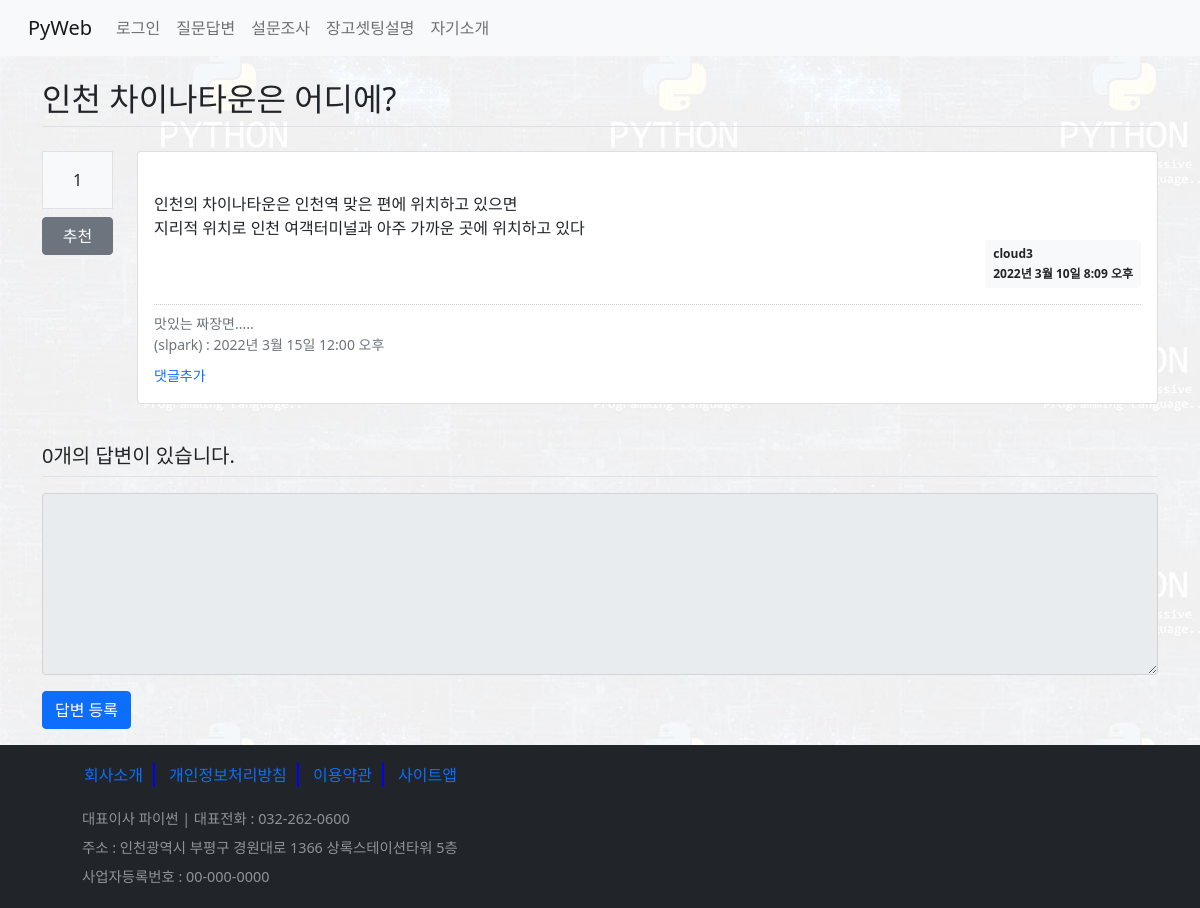
Before: /board/25/ with the older database file.
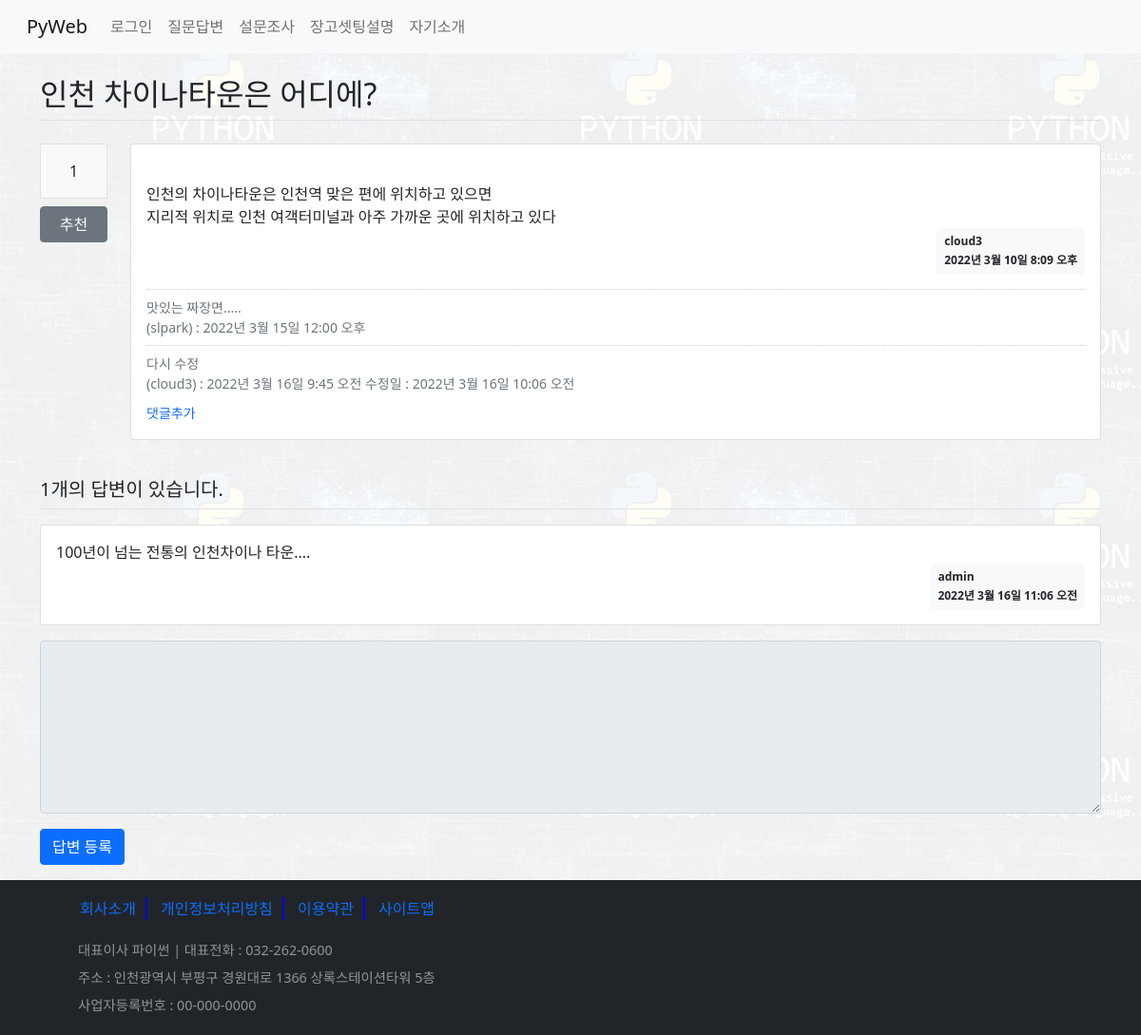
After: the same page with the newer database file.
### board/models.py (models this page shows, shortened)
class Comment(models.Model):
    content = models.TextField()    # 댓글 내용
    create_date = models.DateTimeField()   # 댓글 작성일
    modify_date = models.DateTimeField(null=True, blank=True)   # 댓글 수정일
    author = models.ForeignKey(User, on_delete=models.CASCADE)  # 외래키 - 댓글 글쓴이
    question = models.ForeignKey(Question, null=True, blank=True,
                                 on_delete=models.CASCADE)  # 댓글이 달린 질문
    answer = models.ForeignKey(Answer, null=True, blank=True,
                               on_delete=models.CASCADE)  # 댓글이 달린 답변

class Question(models.Model):
    subject = models.CharField(max_length=200)
    content = models.TextField()
    create_date = models.DateTimeField()  # not null
    modify_date = models.DateTimeField(null=True, blank=True)  # null 허용 blank 폼테이터 null
    author = models.ForeignKey(User, on_delete=models.CASCADE, related_name='author_question')
    voter = models.ManyToManyField(User, related_name='voter_question')  # 추천수 - 다대다 관계

class Answer(models.Model):
    content = models.TextField()
    create_date = models.DateTimeField()
    modify_date = models.DateTimeField(null=True, blank=True)
    question = models.ForeignKey(Question, on_delete=models.CASCADE)
    author = models.ForeignKey(User, on_delete=models.CASCADE)

### board/views/base_views.py (the view)
# urls.py: path('<int:question_id>/', base_views.detail, name='detail'), #127.0.0.1:8000/board/1/
def detail(request, question_id):
    question = get_object_or_404(Question, pk=question_id)  #url경로 오류 처리
    context = {'question': question}
    return render(request, 'board/detail.html', context)

### templates/board/detail.html (shortened to what this page needs)
{% extends 'base.html' %}
{% block content %}
    <div class="container my-3">
       <h2 class="border-bottom py-2">{{ question.subject }}</h2>
        <div class="row">
            <div class="col-1 my-3">
                <div class="bg-light text-center border p-3 font-weigh-bolder">
{{ question.voter.count }}
                </div>
                <a href="#" data-uri = "{% url 'board:vote_question' question.id %}"
                   class="recommend btn btn-secondary btn-block my-2">추천</a>
            </div>
            <div class="col-11">
            <div class="card my-3">
                <div class="card-body">
                    <div class="card-text" style="white-space:pre-line">
                        {{ question.content }}
                    </div>
                    <div class="d-flex justify-content-end">
                        <div class="badge badge-light text-dark p-2 text-left">
                            <div class="mb-2">{{ question.author }}</div>
                            <div>{{ question.create_date }}</div>
                        </div>
                    </div>
                    <div class="mt-3">
                        {% for comment in question.comment_set.all %}
                        <div class="comment text-muted py-2 small">
                            <span style="white-space:pre-line;">{{ comment.content }}</span><br>
                            <span>
                                ({{ comment.author }}) : {{ comment.create_date }}
                                {% if comment.modify_date %}
                                    수정일 : {{ comment.modify_date }}
                                {% endif %}
                            </span>
                            <br>
                        </div>
                        {% endfor %}
                    </div>
                    <div >
                        <a href="{% url 'board:comment_create_question' question.id %}"
                        class="text-decoration-none small">댓글추가</a>
                    </div>
                </div>
            </div>
            </div>
        </div>
        <h5 class="border-bottom my-3 py-2">
            {{ question.answer_set.count }}개의 답변이 있습니다.
        </h5>
        {% for answer in question.answer_set.all %}
        <div class="card my-3">
            <div class="card-body">
                <div class="card-text" style="white-space:pre-line">{{ answer.content }}</div>
                <div class="d-flex justify-content-end">
                    <div class="badge badge-light badge text-dark p-2 text-left">
                        <div class="mb-2">{{ answer.author }}</div>
                        <div>{{ answer.create_date }}</div>
                    </div>
                </div>
            </div>
        </div>
        {% endfor %}
        <form action="{% url 'board:answer_create' question.id %}" method="post">
          <div class="form-group">
              <textarea name="content" rows="7" cols="60" class="form-control"
                        {% if not user.is_authenticated %} disabled {% endif %}></textarea>
          </div>
          <input type="submit" value="답변 등록" class="btn btn-primary">
      </form>
    </div>
{% endblock %}

Changed rows visible on the page:
computed for Question "인천 차이나타운은 어디에?": answer_set.count "0" → "1"
added Comment: content "다시 수정", author "cloud3", create_date "2022년 3월 16일 9:45 오전", modify_date "2022년 3월 16일 10:06 오전"
added Answer: content "100년이 넘는 전통의 인천차이나 타운....", author "admin", create_date "2022년 3월 16일 11:06 오전"
